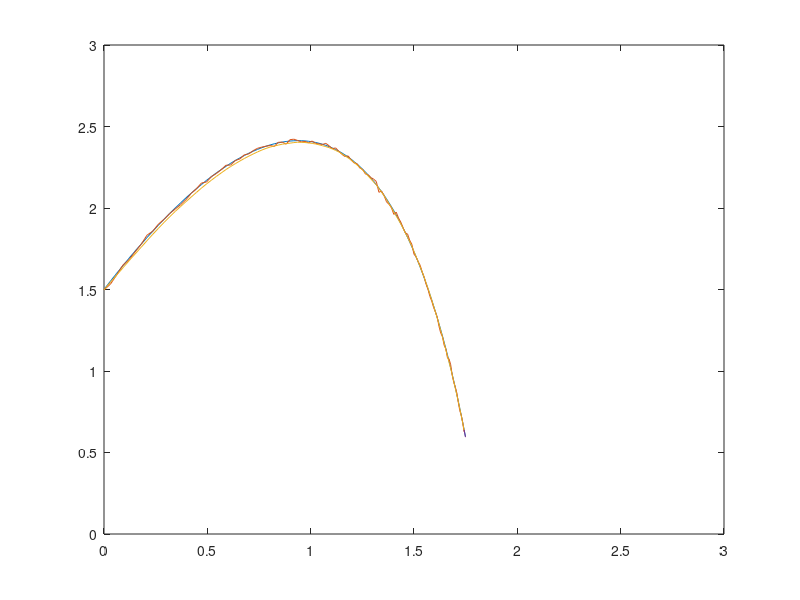

Here is the MATLAB script that generated this plot:

T = 1.1;
Ts = 0.01;
t = (0:T/Ts) * Ts;

v0 = 6;
vt = 1;
alpha = pi * (3/10) + (rand()-0.5) * pi/10;
g = 9.82;
d = -g/vt;
x0 = 0;
z0 = 1.5;

s0 = [x0; v0*cos(alpha); z0; v0*sin(alpha)];

x = x0 + (v0*vt*cos(alpha) / g) * (1 - exp(-g*t/vt));
z = z0 + (vt / g) * (v0*sin(alpha) + vt) * (1- exp(-g*t/vt)) - vt*t;

r = 0.1;
d = -1.4;
A = [0  1  0  0  ;
     0  d  0  0 ;
     0  0   0  1;
     0  0   0  d];
B = [0; 0; 0; -g];
C = [1 0 0 0;
     0 0 1 0];
D = zeros(size(C,1), size(B,2));

Vd = diag([2 6 2 6]);
Vn = r*eye(2);

CF = [zeros(2,4) Vn];
BF = [B Vd 0*B];

sysC = ss(A,BF,C,CF);
sysFullOutput = ss(A,BF,eye(4),zeros(4,size(BF,2)));

Kf = lqe(A,Vd,C,Vd,Vn);
Akf = A-Kf*C;
Bkf = [B Kf];
sysKf = ss(Akf, Bkf, eye(length(A)), 0*Bkf);

uDIST = diag(Vd).*randn(4,size(t,2));
uNOISE = Vn(1,1)*randn(size(t));
u = ones(size(t));
uAUG = [u; 0*uDIST; uNOISE];

Ym = lsim(sysC, uAUG, t, s0);
Yt = lsim(sysFullOutput, uAUG, t, s0);
l = 5;
mul = 1.03;
se = [Ym(1,1); 
    mul*(Ym(l,1)-Ym(1,1))/((l-1)*Ts); 
    Ym(1,2); 
    mul*(Ym(l,2)-Ym(1,2))/((l-1)*Ts)
    ];

for i = l:length(t)-1
    
    u1 = [u; Ym(:,1)'; Ym(:,2)'];
    u1 = u1(:,1:i);
    t1 = t(:,1:i);
    
    Ykf = lsim(sysKf, u1, t1, se);
    
    sn = Ykf(end,:)';
    un = uAUG(:,i:end);
    tn = t(:,1:end-i+1);
    Yp = lsim(sysFullOutput, un, tn, sn);
    
    hold off;
    %plot(x, z);
    plot(Yt(:,1),Yt(:,3));
    xlim([0 3]);
    ylim([0 3]);
    hold on;
    plot(u1(2,:),u1(3,:));
    plot(Ykf(:,1),Ykf(:,3));
    plot(Yp(:,1),Yp(:,3));
    pause(0.01);
end